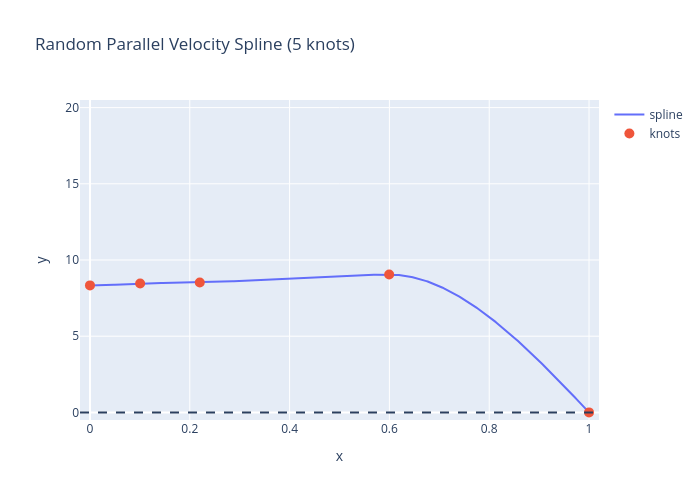

Notebook code for this chart:
### Code cell
import numpy as np
from scipy.interpolate import PchipInterpolator, CubicHermiteSpline
import plotly.graph_objects as go

# ---------------------------------------------------------------
# Generating Random Parallel Velocity Splines
# ---------------------------------------------------------------

def generate_random_parallel_velocity(n_knots=5, min_spacing=0.05, zero_deriv_core=True, min_dy=0.0, seed=None): 
    """ 
    Generate a random parallel velocity spline with at most one maximum. The peak may occur at the core or at any interior knot. 
    
    Parameters 
    ---------- 
    n_knots : int Total number of knots, including the axis and edge. 
    min_spacing : float Minimum spacing between neighboring x knots. 
    zero_deriv_core : bool If True, enforce d(emissivity)/dx = 0 at the axis. 
    min_dy : float Optional minimum spacing between neighboring y-values. 
    seed : int or None Random seed for reproducibility. 
    
    Returns 
    ------- 
    x_knots : knot locations 
    y_knots : emissivity values at the knots 
    zero_deriv : 
    x_free : boolean array where True means the x-coordinate is free to vary 
    y_free : boolean array where True means the y-coordinate is free to vary 
    type_str : 
    """ 
    
    if n_knots < 3: 
        raise ValueError("n_knots must be at least 3.") 
        
    rng = np.random.default_rng(seed) 
    n_interior = n_knots - 2 
    
    # Generate random interior knot locations. 
    interior_x = sample_interior_x( 
        n_interior=n_interior, 
        min_spacing=min_spacing, 
        rng=rng, 
    ) 
    x_knots = np.concatenate(([0.0], interior_x, [1.0]))
    
    # Choose the peak knot randomly. 
    # The final knot cannot be the peak because its value is zero. 
    peak_index = rng.integers(0, n_knots - 1) 
    y_peak = rng.uniform(0.0, 20.0)
    
    if peak_index == 0: 
        # The peak is at the core/axis. 
        y_knots = np.empty(n_knots) 
        y_knots[0] = y_peak 
        y_knots[1:-1] = sample_monotone_y( 
            n=n_knots - 2, 
            y_start=y_peak, 
            y_end=0.0, 
            rng=rng, 
            min_dy=min_dy, 
        ) 
        y_knots[-1] = 0.0 
    else: 
        # The peak is at an interior knot. 
        y_axis = rng.uniform(0.0, y_peak) 
        y_knots = np.empty(n_knots) 
        y_knots[0] = y_axis 
        
        # Monotonic increase from the axis to the peak. 
        y_knots[1:peak_index] = sample_monotone_y( 
            n=peak_index - 1, 
            y_start=y_axis, 
            y_end=y_peak, 
            rng=rng, 
            min_dy=min_dy, 
        ) 
        y_knots[peak_index] = y_peak 
    
        # Monotonic decrease from the peak to the edge. 
        y_knots[peak_index + 1:-1] = sample_monotone_y( 
            n=n_knots - peak_index - 2, 
            y_start=y_peak, 
            y_end=0.0, 
            rng=rng, 
            min_dy=min_dy, 
        ) 
        y_knots[-1] = 0.0 
    
    pchip = PchipInterpolator(x_knots, y_knots) 
    
    if zero_deriv_core: 
        derivatives = pchip.derivative()(x_knots) 
        derivatives[0] = 0.0 
        spline = CubicHermiteSpline(x_knots, y_knots, derivatives) 
        deriv_zero = np.array([True, False, False, False, False]) 
    else: 
        spline = pchip 
        deriv_zero = np.array([False, False, False, False, False]) 
        
    x_free = np.array([ 
        False, # first x-knot is fixed at rho=0 
        True, 
        True, 
        True, 
        False, # last x-knot is fixed at rho=1 
    ]) 
    y_free = np.array([ 
        True, 
        True, 
        True, 
        True, 
        False, # last y-knot is fixed at zero 
    ]) 
    
    return make_profile_dic(x_knots, y_knots, deriv_zero, x_free, y_free, "parallel velocity")

# ---------------------------------------------------------
# Plotting Random Parallel Velocity Spline
# ---------------------------------------------------------
parallel_velocity_profile = generate_random_parallel_velocity(n_knots=5, min_spacing=0.05, zero_deriv_core=True, seed=None,)
plot_pchip(parallel_velocity_profile["x_knots"], parallel_velocity_profile["y_knots"], parallel_velocity_profile["deriv_zero"], title="Random Parallel Velocity Spline (5 knots)", y_range=(-0.5, 20.5))

### Figure 1 — Plotly figure (JSON) as saved in the notebook; plotly's stock layout.template omitted (floating-point values rounded to 4 significant figures; data arrays with more than 128 entries replaced by an {"elided": "..."} marker saying what was removed)
{"data": [{"mode": "lines", "name": "spline", "type": "scatter", "x": {"elided": "400 float values"}, "y": {"elided": "400 float values"}}, {"marker": {"size": 10, "symbol": "circle"}, "mode": "markers", "name": "knots", "type": "scatter", "x": [0.0, 0.1005, 0.22, 0.5995, 1.0], "y": [8.333, 8.455, 8.529, 9.046, 0.0]}], "layout": {"height": 500, "shapes": [{"line": {"dash": "dash"}, "type": "line", "x0": 0, "x1": 1, "xref": "x domain", "y0": 0, "y1": 0, "yref": "y"}], "title": {"text": "Random Parallel Velocity Spline (5 knots)"}, "width": 700, "xaxis": {"range": [-0.02, 1.02], "title": {"text": "x"}}, "yaxis": {"range": [-0.5, 20.5], "title": {"text": "y"}}}}
